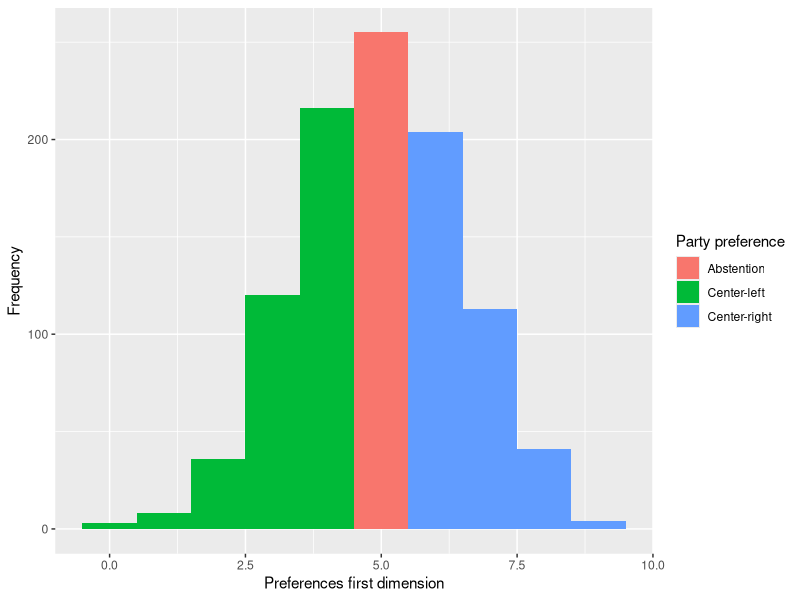
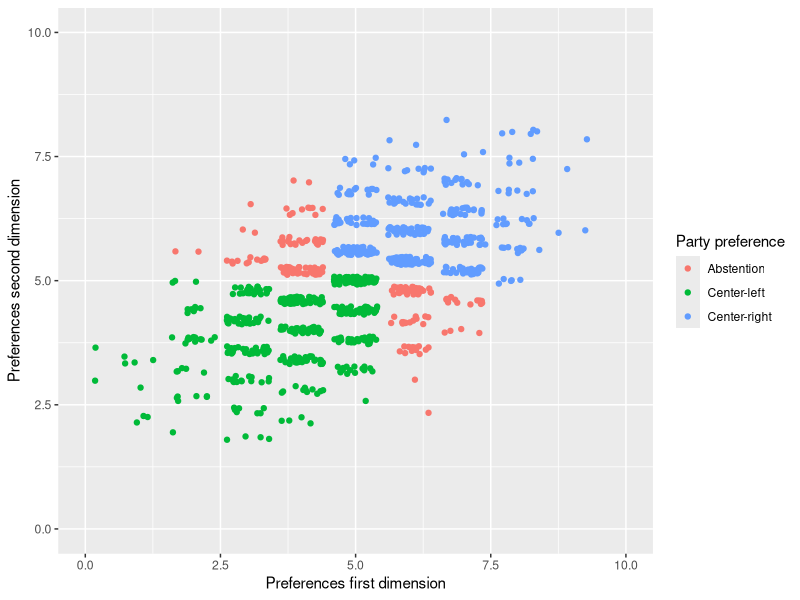
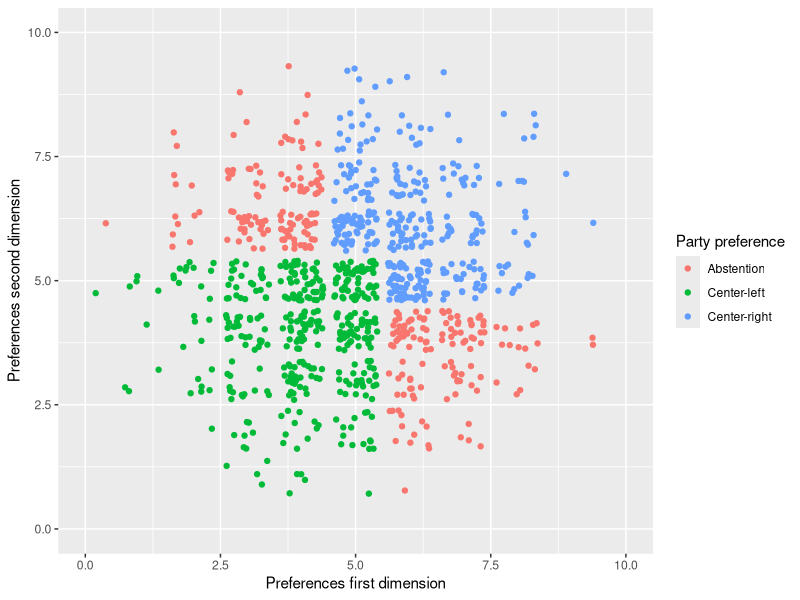

The R source for these figures, in order:
## ---- chunk 1


# Loading libraries
library(tidyverse) # For loading the tidyverse environment


# Simulated competition models

## L-r preferences
set.seed(124)

preferences_lr <- rbinom(n = 1000, size = 10, prob = 0.5)

## Orthogonal gal-tan preferences
set.seed(431)

preferences_galtan <- rbinom(n = 1000, size = 10, prob = 0.5)

## Non-orthogonal gal-tan preferences
preferences_galtan_corr <- (
  # correlated with l-r preferences (more to the left in galtan)
  0.4*preferences_lr +
  # + uncorrelated (random) error                          
  0.6*preferences_galtan)

## Creating the dataset
df <- data.frame(preferences_lr,
                      preferences_galtan,
                      preferences_galtan_corr)

#summary(df$preferences_galtan_corr)

# Manipulating the data
df <- df %>%
  mutate(centerLeft_lr = 4, # center-left party position equal on both dimensions
         centerRight_lr = 6, # center-right party position equal on both dimensions
         # preferences in unidimensional competition (median voter theorem)
         party_pref_unidim = ifelse(preferences_lr <= centerLeft_lr, 1,
                                   ifelse(preferences_lr >= centerRight_lr, 2, 0)),
         party_pref_unidim = factor(party_pref_unidim,
                                      levels = c("0",
                                                 "1",
                                                 "2"),
                                      labels = c("Abstention",
                                                 "Center-left",
                                                 "Center-right")),
        # preferences in bidimensional competition I: orthogonal gal-tan
         party_pref_bidim = ifelse(preferences_lr <= 5 &
                                 preferences_galtan <= 5, 1,
                                ifelse(preferences_lr >= 5 &
                                       preferences_galtan >= 5, 2, 0)),
         party_pref_bidim = factor(party_pref_bidim,
                                      levels = c("0",
                                                 "1",
                                                 "2"),
                                      labels = c("Abstention",
                                                 "Center-left",
                                                 "Center-right")),
         # preferences in bidimensional competition II: non-orthogonal gal-tan
         party_pref_bidim_corr = ifelse(preferences_lr <= 5 &
                                 preferences_galtan_corr <= 5, 1,
                                ifelse(preferences_lr >= 5 &
                                       preferences_galtan_corr >= 5, 2, 0)),
         party_pref_bidim_corr = factor(party_pref_bidim_corr,
                                      levels = c("0",
                                                 "1",
                                                 "2"),
                                      labels = c("Abstention",
                                                 "Center-left",
                                                 "Center-right")))

#glimpse(df)

## Visualizing unidimensional competition = bidimensional with perfectly correlated preferences
ggplot(df, aes(x = preferences_lr, fill = party_pref_unidim)) +
  geom_histogram(bins=10) +
  xlab("Preferences first dimension") +
  ylab("Frequency") +
  guides(fill=guide_legend(title="Party preference"))

## ---- chunk 2

## Visualizing bidimensional competition with correlated preferences
ggplot(df, aes(x = preferences_lr, y = preferences_galtan_corr, colour = party_pref_bidim_corr)) +
  geom_jitter() +
     xlim(0, 10) +
  ylim(0,10) +
  xlab("Preferences first dimension") +
  ylab("Preferences second dimension") +
  guides(colour=guide_legend(title="Party preference"))

## ---- chunk 3

## Visualizing bidimensional competition with orthogonal preferences
ggplot(df, aes(x = preferences_lr, y = preferences_galtan, colour = party_pref_bidim)) +
  geom_jitter() +
   xlim(0, 10) +
  ylim(0,10) +
  xlab("Preferences first dimension") +
  ylab("Preferences second dimension") +
  guides(colour=guide_legend(title="Party preference"))

